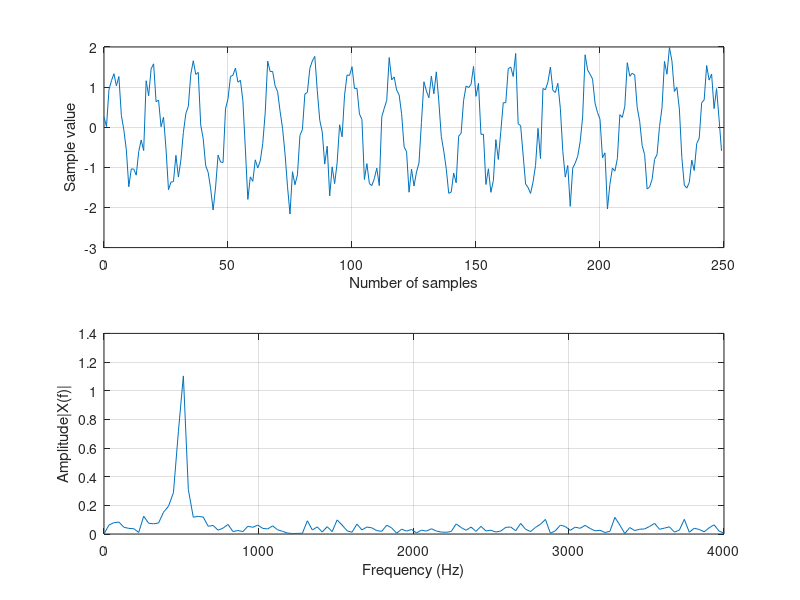

Write MATLAB code to recreate this figure. (Note: this script raises an error after producing the figure.)
%
close all; clear all; clc
fs = 8000; %Sampling rate
T = 1/fs; %Smapling period
v = sqrt(0.1)*randn(1,250); %Generate the Gaussian random noise
n = 0:1:249; %Indexes
x = sqrt(2)*sin(2*pi*500*n*T) + v;
subplot(2,1,1); plot(n,x);
xlabel('Number of samples'); ylabel('Sample value'); grid;
N = length(x);
f = [0:N/2]*fs/N;
Axk = 2*abs(fft(x)) / N; Axk(1) = Axk(1)/2; %Calculate the single-sided spectrum
subplot(2,1,2); plot(f,Axk(1:N/2+1));
xlabel('Frequency (Hz)'); ylabel('Amplitude|X(f)|'); grid;
figure
Wnc = 2*pi*900/fs; %Determine the normalized digital cutoff frequency
B = firwd(133,1,Wnc,0,4); %Design the FIR filter
y = filter(B,1,x);
Ayk = 2*abs(fft(y)) / N; Ayk(1) = Ayk(1)/2; %Single-sided spectrum of the filtered data
subplot(2,1,1); plot(n,y);
xlabel('Number of samples'); ylabel('Sample value'); grid;
subplot(2,1,2); plot(f,Ayk(1:N/2+1)); axis([0 fs/2 0 1.5]);
xlabel('Frequency(Hz)'); ylabel('Amplitude |Y(f)|'); grid;
